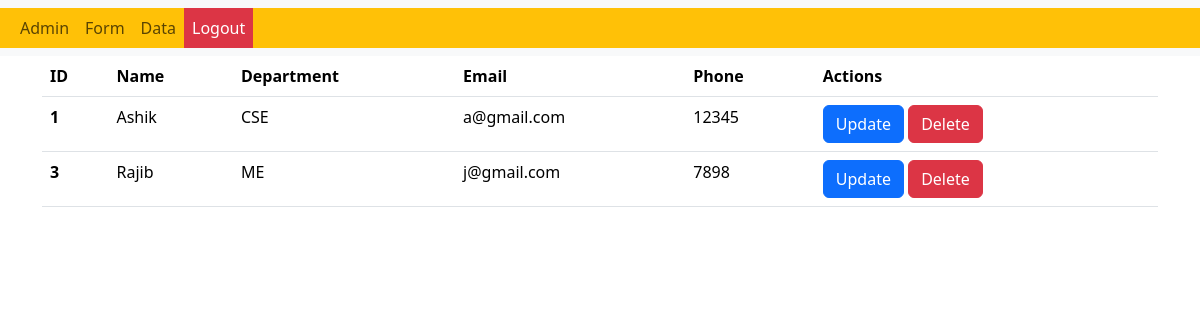
/data/, run on an earlier commit of the app's database.
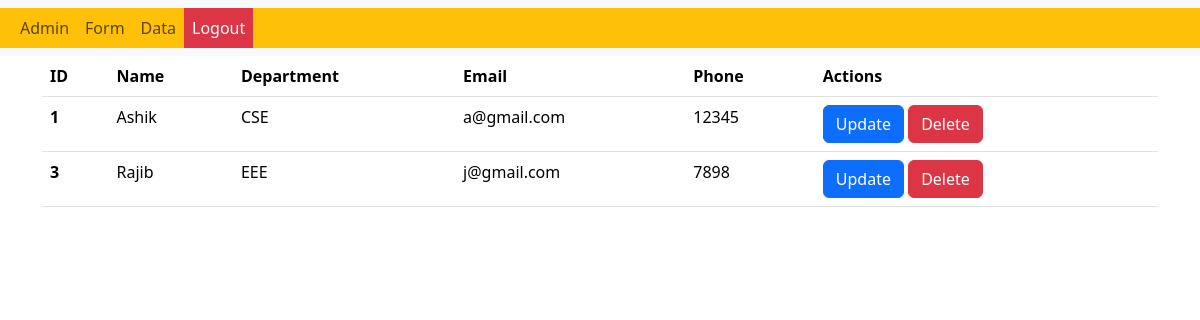
And on a later commit of the database.
### MyApp/models.py (models this page shows, shortened)
class Student(models.Model):
    name = models.CharField(max_length=100)
    dept = models.CharField(max_length=100)
    email = models.EmailField()
    phone = models.CharField(max_length=100)

### MyApp/views.py (the view)
# urls.py: path('data/', data, name='data'),
def data(request):
    d = Student.objects.all()
    return render(request, 'data.html', {'data': d})

### templates/data.html (shortened to what this page needs)
<!DOCTYPE html>
<html lang="en">
<head>
    <link href="https://cdn.jsdelivr.net/npm/bootstrap@5.3.3/dist/css/bootstrap.min.css" rel="stylesheet"
>
</head>
<body>
    {% include 'navbar.html' %}
    <div class="container">
        <table class="table">
            <thead>
                <tr>
                    <th scope="col">ID</th>
                    <th scope="col">Name</th>
                    <th scope="col">Department</th>
                    <th scope="col">Email</th>
                    <th scope="col">Phone</th>
                    <th scope="col">Actions</th>
                </tr>
            </thead>
            <tbody>
                {% for i in data %}
                <tr>
                    <th scope="row">{{i.id}}</th>
                    <td>{{i.name}}</td>
                    <td>{{i.dept}}</td>
                    <td>{{i.email}}</td>
                    <td>{{i.phone}}</td>
                    <td>
                        <a href="{% url 'update' i.id %}" class="btn btn-primary">Update</a>
                        <a href="{% url 'delete' i.id %}" class="btn btn-danger">Delete</a>
                    </td>
                </tr>
                {% endfor %}
            </tbody>
        </table>
    </div>
</body>
</html>

### templates/navbar.html
<nav class="navbar navbar-expand-lg bg-body-tertiary">
    <div class="container-fluid bg-warning">
        <ul class="navbar-nav">
            <li class="nav-item">
                <a class="nav-link" href="">Admin</a>
            </li>
            <li class="nav-item">
                <a class="nav-link" href="{% url 'form' %}">Form</a>
            </li>
            <li class="nav-item">
                <a class="nav-link" href="{% url 'data' %}">Data</a>
            </li>
            <li class="nav-item">
                <a class="nav-link text-bg-danger" href="{% url 'login' %}">Logout</a>
            </li>
        </ul>
    </div>
</nav>

What changed in the data, as far as the page shows it:
changed Student "Rajib": dept "ME" → "EEE"
